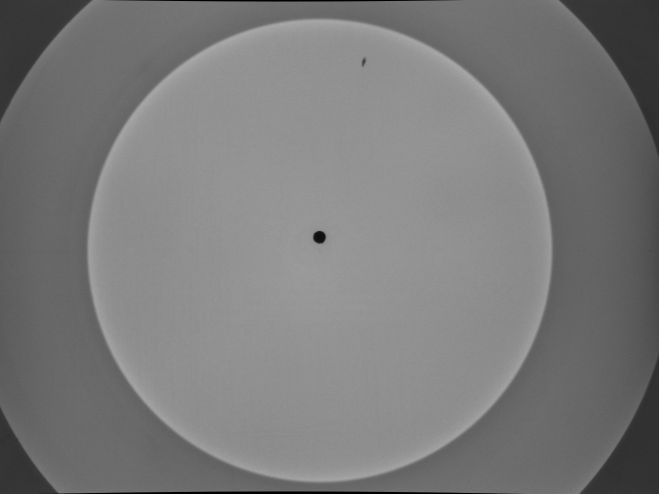
#> input picture G2_Lab5/Test_Images/frame0006.jpg, 659 x 494 px, found by its file name
$ python img_proc_methods.py
#> lines starting #> are read from the running program, lines starting #| are printed output that depends on the picture; after the words box and inside, x2 and y2 are one past the last pixel; in counts of white or black regions, pixels touching at a corner belong together
import numpy as np #import numpy
import cv2 #import opencv
from matplotlib import pyplot as plt

plt.close('all') #close all open plots
cv2.destroyAllWindows()

img = cv2.imread('Dropbox/BE107_G2/Lab_5/Test_Images/frame0006.jpg',0)
#> img is the input picture: shape (494, 659); min 0, max 169, mean 122.2

"""
below defines images
"""
img_inv = 255 - img #invert image
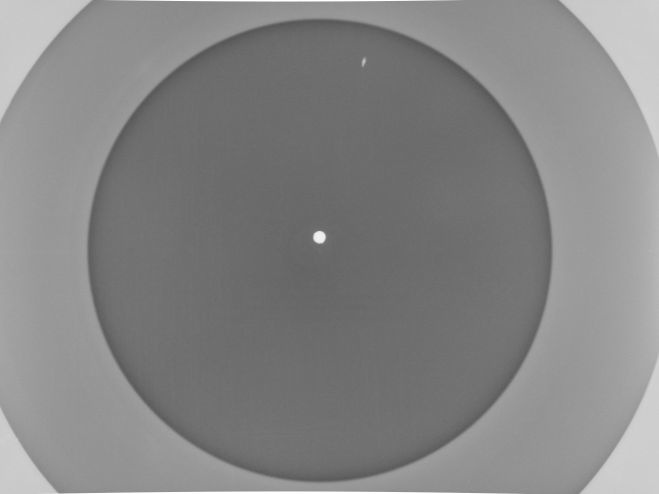
#> img_inv: shape (494, 659); min 86, max 255, mean 132.8
thresh_value, img_thresh = cv2.threshold(img_inv, 90, 255, cv2.THRESH_BINARY_INV)
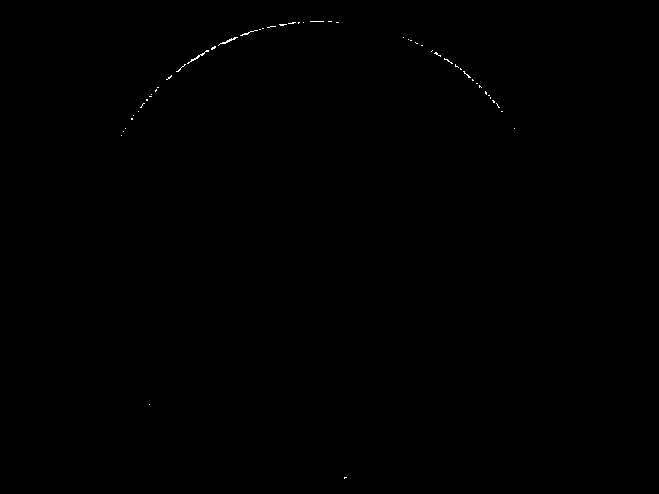
#> img_thresh: shape (494, 659); 0.1% white in thin lines or dots, all inside (x1, y1, x2, y2) = (121, 21, 515, 479)
img_ad_thresh = cv2.adaptiveThreshold(img_inv, 255, \
cv2.ADAPTIVE_THRESH_GAUSSIAN_C,cv2.THRESH_BINARY_INV, 11, 2)
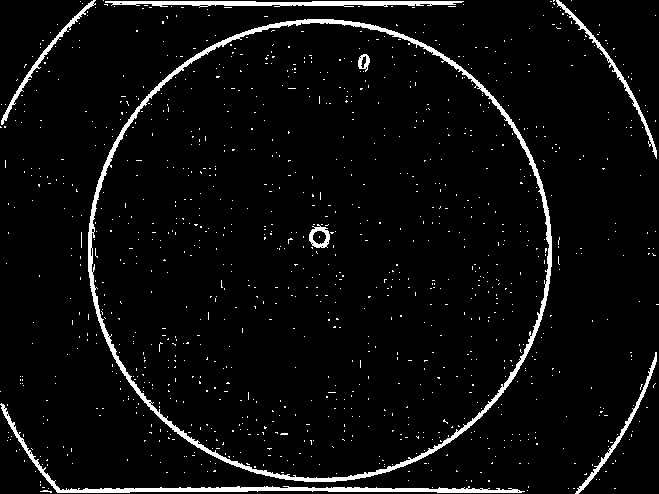
#> img_ad_thresh: shape (494, 659); 4.6% white; 1122 white regions (1114 under 20 px), largest, box (x1, y1, x2, y2) and area: (88, 19, 552, 482) 6326, (0, 403, 525, 493) 2375, (105, 1, 464, 8) 1527

"""
below defines contours
"""
img_cont = np.copy(img_inv)
contours, hierarchy = \
cv2.findContours(img_cont, mode=cv2.RETR_LIST, method=cv2.CHAIN_APPROX_SIMPLE)
#> contours = [[[0, 0], [0, 493], [658, 493], [658, 0]]]
cv2.drawContours(img_cont, contours, -1, (128, 255, 0), 3)
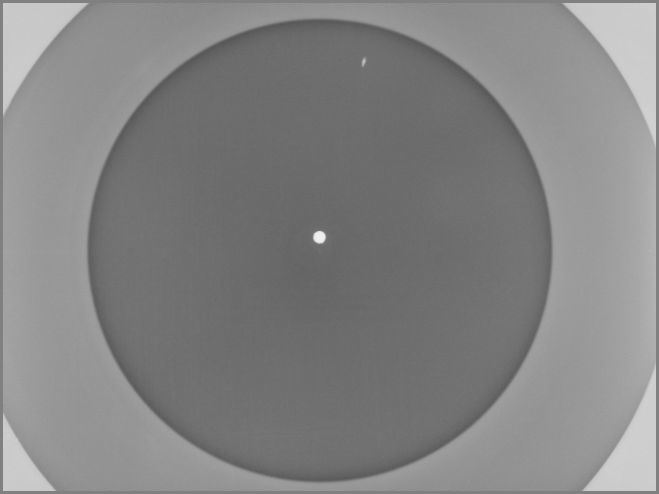
#> img_cont: shape (494, 659); 2.11% of pixels changed, all inside (x1, y1, x2, y2) = (0, 0, 659, 494)

img_cont_thresh = np.copy(img_thresh)
contours_thresh, hierarchy_thresh = \
cv2.findContours(img_cont_thresh, mode=cv2.RETR_LIST, method=cv2.CHAIN_APPROX_SIMPLE)
#> contours_thresh = 51 contours, all with area under 20
cv2.drawContours(img_cont_thresh, contours_thresh, -1, (128, 255,0), 3)
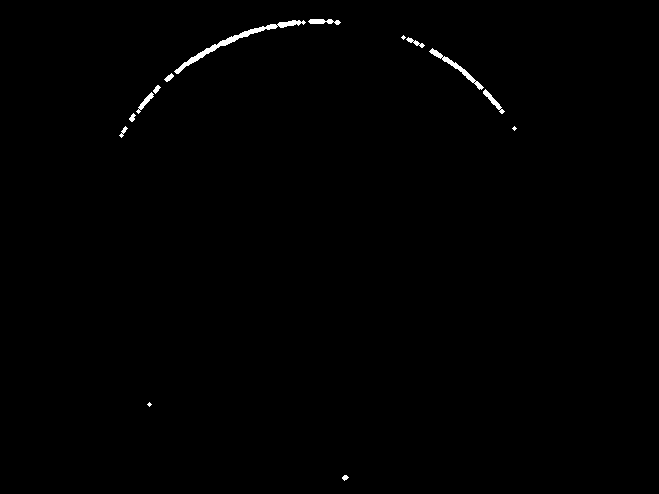
#> img_cont_thresh: shape (494, 659); values 0 (black) and 128 (white), 0.5% white; 14 white regions (3 under 20 px)

img_cont_ad = np.copy(img_ad_thresh)
contours_ad, hierarchy_ad = \
cv2.findContours(img_cont_ad, mode=cv2.RETR_LIST, method=cv2.CHAIN_APPROX_SIMPLE)
#> contours_ad = 1155 contours, 1144 with area under 20; largest, box (x1, y1, x2, y2) and area: (88, 19, 552, 482) 168140, (91, 22, 550, 479) 163256, (0, 403, 525, 493) 1789, (105, 1, 464, 8) 1139, (556, 0, 657, 159) 527
cv2.drawContours(img_cont_ad, contours_ad, -1, (128, 255,0), 3)
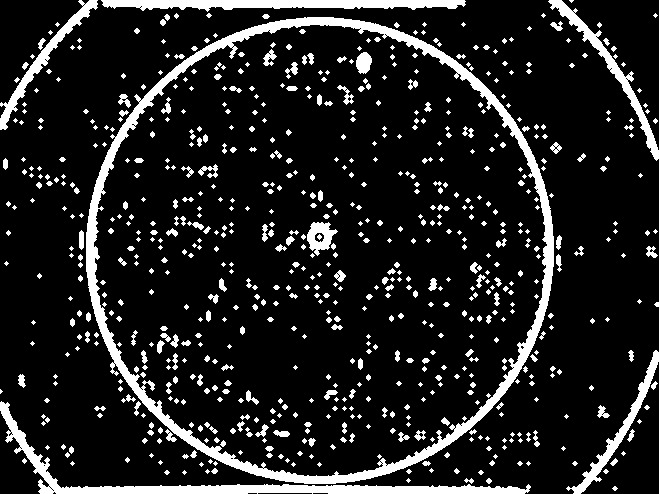
#> img_cont_ad: shape (494, 659); values 0 (black) and 128 (white), 13.1% white; 740 white regions (485 under 20 px), largest, box (x1, y1, x2, y2) and area: (86, 17, 554, 484) 13193, (0, 401, 531, 494) 4893, (101, 0, 466, 12) 2901

ad_centers = np.empty(len(contours_ad))
#> ad_centers = 1155 values, max 6.94e-310 at index 0, min 0 at index 2, mean 1.01e-312
ad_radii = np.empty(len(contours_ad))
#> ad_radii = 1155 values, max 7.75e-304 at index 4, min 0 at index 148, mean 9.33e-305
ad_center, ad_radius = cv2.minEnclosingCircle(contours_ad[215])
#> ad_center = (601, 411.5); ad_radius = 1.12

#for i in range(len(contours_ad)):
#    ad_centers[i], ad_radii[i] = cv2.minEnclosingCircle(contours_ad[i])
#np.append


"""
below plots imgs w/ contours
"""
plt.figure('Comparison of Methods')
plt.subplot(2,3,1).axis('off') #create 2x2 grid of subplots, define 3 plot
plt.title('no thresh')
plt.imshow(img_inv, cmap='gray') #plot image
plt.subplot(2,3,2).axis('off') #create 2x2 grid of subplots, define 3 plot
plt.title('simple thresh')
plt.imshow(img_thresh, cmap='gray') #plot image
plt.subplot(2,3,3).axis('off') #create 2x2 grid of subplots, define 4 plot
plt.title('adaptive thresh')
plt.imshow(img_ad_thresh, cmap='gray') #plot image
plt.subplot(2,3,4).axis('off') #create 2x2 grid of subplots, define 4 plot
plt.title('cont_none')
plt.imshow(img_cont, cmap='gray') #plot image
plt.subplot(2,3,5).axis('off') #create 2x2 grid of subplots, define 1 plot
plt.title('cont_simple')
plt.imshow(img_cont_thresh, cmap='Blues') #plot image
plt.subplot(2,3,6).axis('off') #create 2x2 grid of subplots, define 2 plot
plt.title('cont_adaptive')
plt.imshow(img_cont_ad, cmap='Blues') #plot inverted image
#plt.plot(center[0], center[1], '.r')


plt.show() #show image
